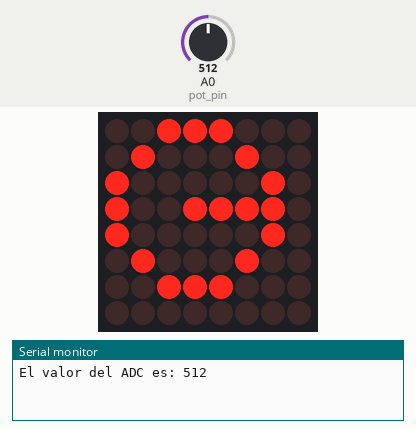
Recording of a sketch running on a simulated Arduino Uno, built with avr-gcc and run on an emulated ATmega328P. Parts: 8×8 LED matrix, the last lines printed to the serial monitor. Inputs (shaded band) come from the test bench; at power-on: A0 (pot_pin) = 512.

Above: at 1.8 s.
1.9 s: A0 (pot_pin) set to 0
6.0 s: A0 (pot_pin) set to 122
At 6.07 s:
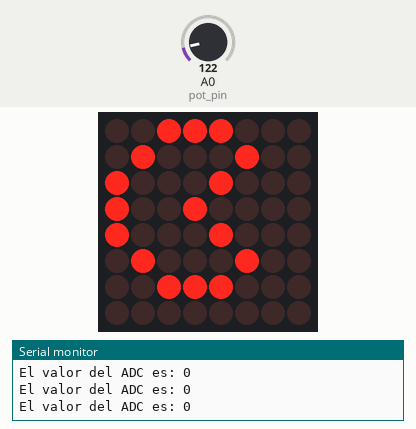
Timing chart, 0 to 9.0 s (numbered marks = the images above; inputs shaded):
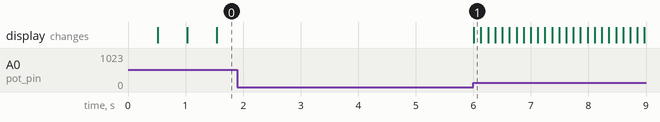

The sketch:

Parte1_practica3.ino
```cpp
#include <LedControl.h>

#define dataPin0   12
#define dataClock0 11
#define dataLoad0  10

#define pot_pin    A0

unsigned int adc_valor;
LedControl matrix_unidades = LedControl(dataPin0, dataClock0, dataLoad0, 1);

byte pacman_open[8] =
{
  B00111000,
  B01000100,
  B10001000,
  B10010000,
  B10001000,
  B01000100,
  B00111000,
  B00000000
};

byte pacman_close[8] =
{
  B00111000,
  B01000100,
  B10000010,
  B10011110,
  B10000010,
  B01000100,
  B00111000,
  B00000000
};

unsigned long update_delay = 850;

void print_pacman_open(void)
{
  for (int i = 0; i < 8; i++)
  {
    matrix_unidades.setRow(0, i, pacman_open[i]);
  }
}

void print_pacman_close(void)
{
  for (int i = 0; i < 8; i++)
  {
    matrix_unidades.setRow(0, i, pacman_close[i]);
  }
}

void setup()
{
  Serial.begin(9600);
  matrix_unidades.shutdown(0, false);
  matrix_unidades.setIntensity(0, 30);
  matrix_unidades.clearDisplay(0);
  pinMode(pot_pin, INPUT);
}

void loop()
{
  adc_valor = analogRead(pot_pin);
  print_pacman_open();
  delay(adc_valor);
  print_pacman_close();
  delay(adc_valor);

  Serial.print("El valor del ADC es: ");
  Serial.println(adc_valor);
}
```

Measured:
- after the input at 6.0 s, the display: changes at once (image 1)
